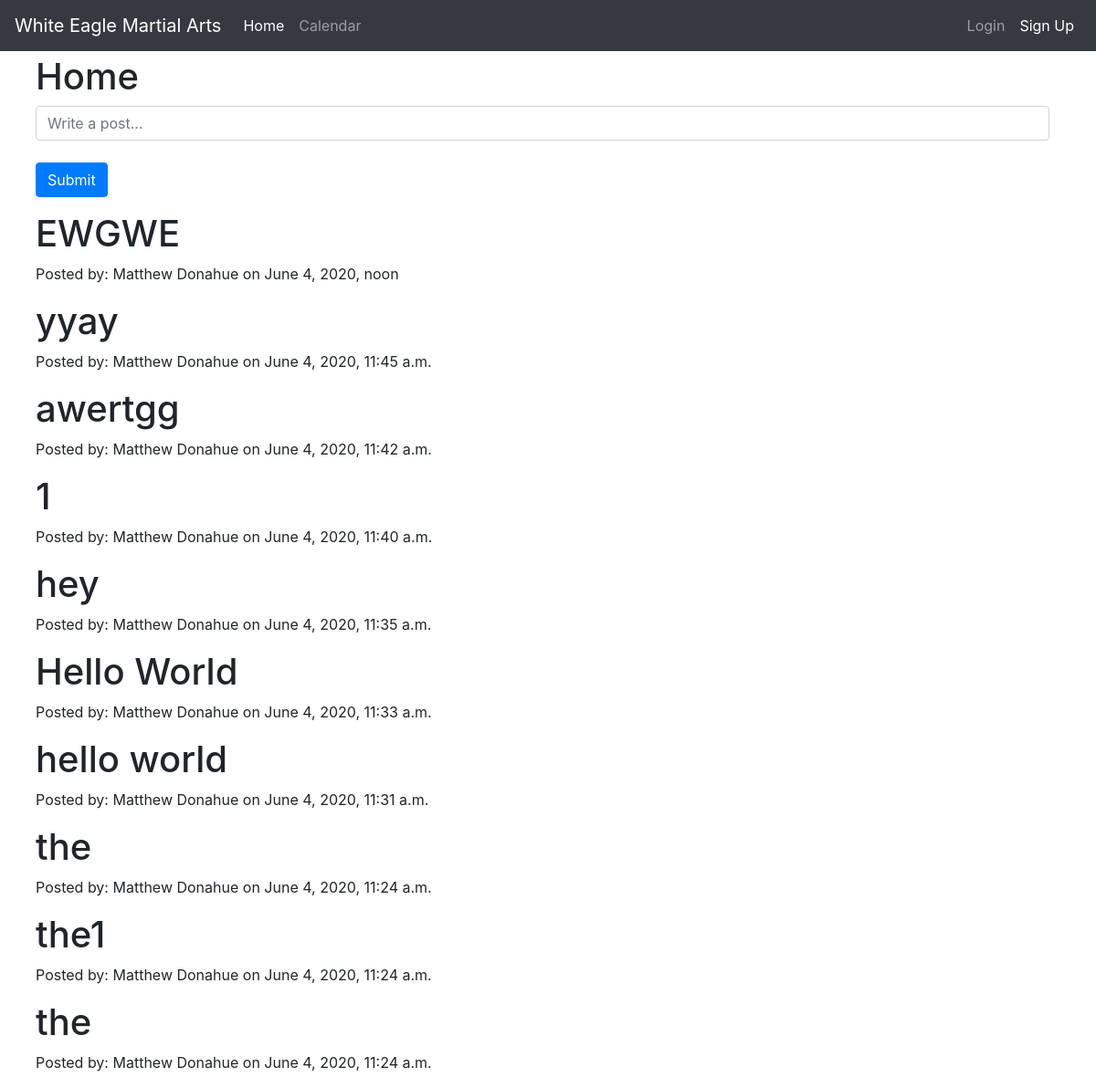
/home/, run on the app's committed database.
### home/models.py (models this page shows)
class Post(models.Model):
    post = models.CharField(max_length=500)
    user = models.ForeignKey(User, on_delete=models.CASCADE)
    date = models.DateTimeField(auto_now_add=True)

### home/views.py (the view, shortened to what this page needs)
# urls.py: path('', views.HomeView.as_view(), name='home'),
class HomeView(TemplateView):
    template_name = 'home/home.html'
    def get(self, request):
        form = HomeForm()
        posts=Post.objects.all().order_by('-date')
        args = {'form': form, 'posts': posts}
        return render(request, self.template_name, args)

### home/forms.py
class HomeForm(forms.ModelForm):
    post = forms.CharField(widget=forms.TextInput(
        attrs={
            'class':'form-control',
            'placeholder':'Write a post...'
        }
    ))
    class Meta:
        model = Post
        fields = ('post',)

### home/templates/home/home.html (shortened to what this page needs)
{% extends 'base.html' %}
{% block body %}
<div class="container ml-4">
    <h1>Home</h1>
    <form method="post">
        {{ form.post }}
        <br>
        <button type="submit" class="btn btn-primary">Submit</button>
    </form>
    {% for post in posts %}
        <h1>{{ post.post }}</h1>
        <p>Posted by: {{ post.user.get_full_name }} on {{ post.date }}</p>
    {% endfor %}
</div>
{% endblock %}

### home/templates/base.html (shortened to what this page needs)
<html>
    <head>
      <link rel="stylesheet"
      href="https://stackpath.bootstrapcdn.com/bootstrap/4.5.0/css/bootstrap.min.css"
>
    </head>
    <body>
      <nav class="navbar navbar-expand-md navbar-dark fixed-top bg-dark">
        <a class="navbar-brand" href="{% url 'home:home' %}">White Eagle Martial Arts</a>
        <div class="collapse navbar-collapse" id="navbarCollapse">
          {% if user.is_authenticated %}
          <ul class="navbar-nav mr-auto">
            <li class="nav-item active">
              <a class="nav-link" href="{% url 'home:home' %}">Home</a>
            </li>
            <li><a class="nav-link" href="{% url 'home:calendar' %}">Calendar</a></li>
            <li><a class="nav-link" href="{% url 'members:view_profile' %}">Profile</a></li>
            <li><a class="nav-link" href="{% url 'members:edit_profile' %}">Edit Profile</a></li>
          </ul>
          <ul class="nav navbar-nav navbar-right">
            <li><a class="nav-link" href="{% url 'members:logout' %}">Log Out</a></li>
          </ul>
          {% else %}
          <ul class="navbar-nav mr-auto">
            <li class="nav-item active">
              <a class="nav-link" href="{% url 'home:home' %}">Home</a>
            </li>
            <li><a class="nav-link" href="{% url 'home:calendar' %}">Calendar</a></li>
          </ul>
          <ul class="nav navbar-nav navbar-right">
            <li><a class="nav-link" href="{% url 'members:login' %}">Login</a></li>
            <li class="nav-item active">
              <a class="nav-link" href="{% url 'members:register' %}">Sign Up</a>
            </li>
          </ul>
          {% endif %}
        </div>
      </nav>
      {% block content %}
      {% block body %}{% endblock %}
    </body>
    {% endblock content %}
</html>

### home/templates/base.html (style rules this page uses)
body { padding-top: 60px; }

### data on the page
Post: post "EWGWE", user.get_full_name "Matthew Donahue", date "June 4, 2020, noon"
Post: post "yyay", user.get_full_name "Matthew Donahue", date "June 4, 2020, 11:45 a.m."
Post: post "awertgg", user.get_full_name "Matthew Donahue", date "June 4, 2020, 11:42 a.m."
Post: post "1", user.get_full_name "Matthew Donahue", date "June 4, 2020, 11:40 a.m."
Post: post "hey", user.get_full_name "Matthew Donahue", date "June 4, 2020, 11:35 a.m."
Post: post "Hello World", user.get_full_name "Matthew Donahue", date "June 4, 2020, 11:33 a.m."
Post: post "hello world", user.get_full_name "Matthew Donahue", date "June 4, 2020, 11:31 a.m."
Post: post "the", user.get_full_name "Matthew Donahue", date "June 4, 2020, 11:24 a.m."
Post: post "the1", user.get_full_name "Matthew Donahue", date "June 4, 2020, 11:24 a.m."
Post: post "the", user.get_full_name "Matthew Donahue", date "June 4, 2020, 11:24 a.m."
